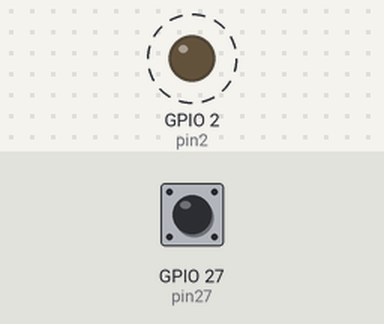
Simulated run of this program. Board: ESP32. On the bench: output pins drawn as LEDs (lit = HIGH). Dashed ring = blinking. The test bench sets the inputs (shaded band); at power-on: GPIO 27 (pin27) HIGH. Storage starts empty; what the program prints to the serial monitor is not drawn.

Above: at 1.2 s.
1.3 s: GPIO 27 (pin27) pulled LOW for 2.7 s
Timing chart, 0 to 11.5 s (numbered marks = the images above; inputs shaded):
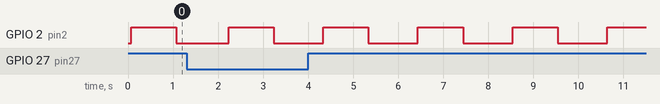

The program:

main.cpp
```cpp
// test ESP32 connect to SD card and write a file
#include <Arduino.h>
#include <SD.h>
#include <SPI.h>

// 定义 SD 卡的 CS 引脚
#define SD_CS 5
#define pin2 2   //gpio pin 2 for led
#define pin27 27   //gpio pin 27 for button start

static int process = 0; // 进程
static int Int_Counts = 0; // 初始化计数器
static float float_Counts = 0; // 初始化计数器
char Str_counts[64] ;// 用于存储计数器值的字符串
// char countsStr[64]; // 用于存储计数器值的字符串
// char timeStr[64];  // 用于存储时间字符串

void listDir(fs::FS &fs, const char *dirname, uint8_t levels);
void createFile(fs::FS &fs, const char *path, const char *message);
void appendFile(fs::FS &fs, const char *path, const char *message);
void readFile(fs::FS &fs, const char *path);
void deleteFile(fs::FS &fs, const char *path);

void setup() {
  // 初始化串口
  Serial.begin(115200);
  // 初始化 pin2为输出端口
  pinMode(pin2, OUTPUT);  // 设置 pin2 为输出
  pinMode(pin27, INPUT_PULLUP); // 设置 pin27 为输入并启用上拉电阻

  // 初始化 SD 卡
  if (!SD.begin(SD_CS)) {
    Serial.println("SD 卡初始化失败！");
    return;
  }
  Serial.println("SD 卡初始化成功！");

  // 列出根目录内容
  listDir(SD, "/", 0);

  // 创建文件并写入内容
  createFile(SD, "/example.txt", "Hello, ESP32 SD Card!\n");

  // 追加内容到文件
  appendFile(SD, "/example.txt", "This is an appended line.\n");

  // 读取文件内容
  readFile(SD, "/example.txt");

  // 删除文件
  // deleteFile(SD, "/example.txt");

  // 再次列出目录内容
  listDir(SD, "/", 0);
}

void loop() {
  // 空循环
  digitalWrite(pin2, HIGH);
  delay(1000);
  digitalWrite(pin2, LOW);
  delay(1000);
  if (process==0) {
    // 列出根目录内容
    listDir(SD, "/", 0);
    // 创建文件并写入内容
    createFile(SD, "/data.csv", "Hello, ESP32 SD Card!\n");
    // 追加内容到文件
    appendFile(SD, "/data.csv", "This is an data test file.\n");
    // 读取文件内容
    readFile(SD, "/data.csv");
    // 删除文件
    // deleteFile(SD, "/data.csv");
    // 再次列出目录内容
    listDir(SD, "/", 0);
    process=1;
    }
 if (digitalRead(pin27) == LOW) { // 检测到按钮按下
    Int_Counts = (Int_Counts+1);  // TEST Different value
    float_Counts = (float_Counts+2.131452);  // TEST Different value
    String Str1_counts= String(Int_Counts); // 将计数器转换为字符串
    String Str2_counts= String(float_Counts,6); // 将计数器转换为字符串，保留6位小数
     // 打开文件进行写入
    File file = SD.open("/data.csv", FILE_APPEND);
    if (file) {
    //  file.println("Hello, ESP32!"); // 写入数据
      file.println(Str2_counts); // 写入数据
      file.close();                 // 关闭文件
      Serial.println("数据写入成功！");
    } else {
      Serial.println("无法打开文件！");
    }
    // Serial.println(Str1_counts); // 打印计数器值
    Serial.println("按钮被按下，文件计数写入完成！");
    Serial.println("当前数据值Str2："+Str2_counts); // 打印计数器值
  }
  delay(100); // 防抖延时

}

// 列出目录内容
void listDir(fs::FS &fs, const char *dirname, uint8_t levels) {
  Serial.printf("列出目录: %s\n", dirname);

  File root = fs.open(dirname);
  if (!root) {
    Serial.println("无法打开目录");
    return;
  }
  if (!root.isDirectory()) {
    Serial.println("不是目录");
    return;
  }

  File file = root.openNextFile();
  while (file) {
    if (file.isDirectory()) {
      Serial.printf("  目录: %s\n", file.name());
      if (levels) {
        listDir(fs, file.name(), levels - 1);
      }
    } else {
      Serial.printf("  文件: %s  大小: %d 字节\n", file.name(), file.size());
    }
    file = root.openNextFile();
  }
}

// 创建文件并写入内容
void createFile(fs::FS &fs, const char *path, const char *message) {
  Serial.printf("创建文件: %s\n", path);

  File file = fs.open(path, FILE_WRITE);
  if (!file) {
    Serial.println("无法创建文件");
    return;
  }
  if (file.print(message)) {
    Serial.println("文件写入成功");
  } else {
    Serial.println("文件写入失败");
  }
  file.close();
}

// 追加内容到文件
void appendFile(fs::FS &fs, const char *path, const char *message) {
  Serial.printf("追加内容到文件: %s\n", path);

  File file = fs.open(path, FILE_APPEND);
  if (!file) {
    Serial.println("无法打开文件");
    return;
  }
  if (file.print(message)) {
    Serial.println("内容追加成功");
  } else {
    Serial.println("内容追加失败");
  }
  file.close();
}

// 读取文件内容
void readFile(fs::FS &fs, const char *path) {
  Serial.printf("读取文件: %s\n", path);

  File file = fs.open(path);
  if (!file) {
    Serial.println("无法打开文件");
    return;
  }

  Serial.println("文件内容:");
  while (file.available()) {
    Serial.write(file.read());
  }
  file.close();
}

// 删除文件
void deleteFile(fs::FS &fs, const char *path) {
  Serial.printf("删除文件: %s\n", path);

  if (fs.remove(path)) {
    Serial.println("文件删除成功");
  } else {
    Serial.println("文件删除失败");
  }
}
```

Measured:
- by itself, GPIO 2 (pin2): alternates HIGH for 1.0 s and LOW for 1.1 s
